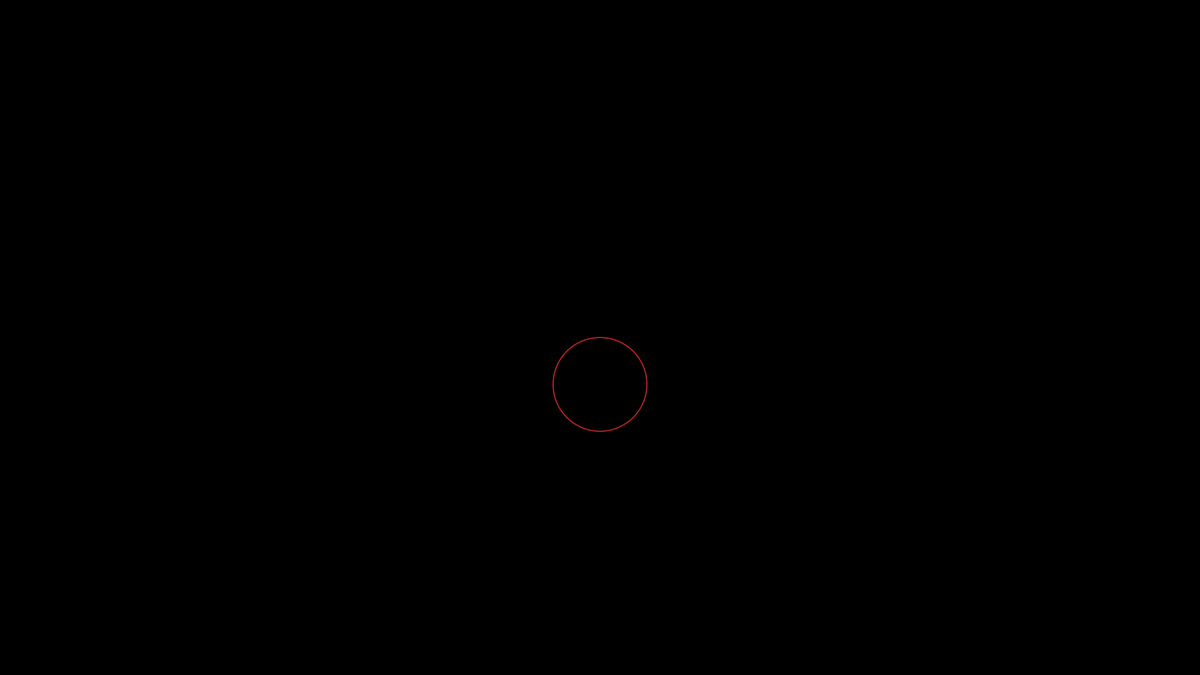
Frame 1 (no input)
Frame 60 (no input): identical to frame 1, image omitted
Frame 120 (the mouse pressed at the canvas centre since frame 60): identical to frame 1, image omitted

The p5.js sketch that drew this single still picture (run headless with seeded random() and noise() and a simulated clock; from frame 60 on, the mouse is pressed at the canvas centre):

// p5.js sketch
// ── sketch.js
let n = 4;
let d = 4;
let dSlider;
let nSlider;

function setup() {
  createCanvas(1920, 1080);
  angleMode(DEGREES)
  dSlider = createSlider(1,180,1);
  nSlider = createSlider(1,180,1);

}

function draw() {
  background(0);
  translate(width/2,height/2);
  stroke(0, 0, 225);
  d = dSlider.value();
  n = nSlider.value();

  noFill();
  strokeWeight(1);
  beginShape();
  for (let i = 0; i < 361; i++){


    let k = i*d;
    let r = 150 * sin(n*k);
    let x = r*cos(k);
    let y = r*sin(k);
    vertex(x,y);
  }
  endShape();


  noFill();
  stroke(178,34,34);
  strokeWeight(2);
  beginShape();
  for (let i = 0; i < 361; i++){


    let k = i;
    let r = 150 * sin(n*k);
    let x = r*cos(k);
    let y = r*sin(k);
    vertex(x,y);
  }
  endShape();

}
